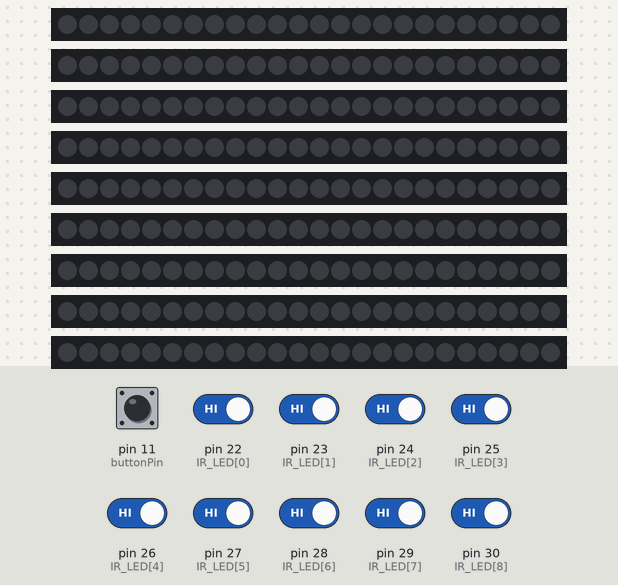
Bench run of a sketch on a simulated Arduino Mega 2560, built for the host (arithmetic inside an expression is 32-bit, double 64-bit). Parts: 9 × 24 RGB LEDs in strip order, left to right. Inputs (shaded band) come from the test bench; at power-on: pin 11 (buttonPin), pin 22 (IR_LED[0]), pin 23 (IR_LED[1]), pin 24 (IR_LED[2]), pin 25 (IR_LED[3]), pin 26 (IR_LED[4]), pin 27 (IR_LED[5]), pin 28 (IR_LED[6]), pin 29 (IR_LED[7]), pin 30 (IR_LED[8]) HIGH. Dim RGB values are drawn brighter than linear; what the sketch prints to the serial monitor is not drawn.

Above: at 1.4 s.
1.5 s: pin 11 (buttonPin) pulled LOW for 0.15 s
At 2.3 s:
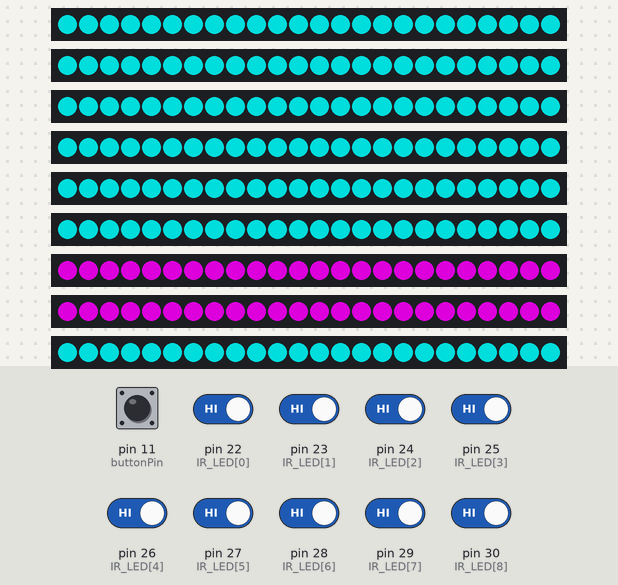
3.5 s: pin 25 (IR_LED[3]) driven LOW
At 4.25 s:
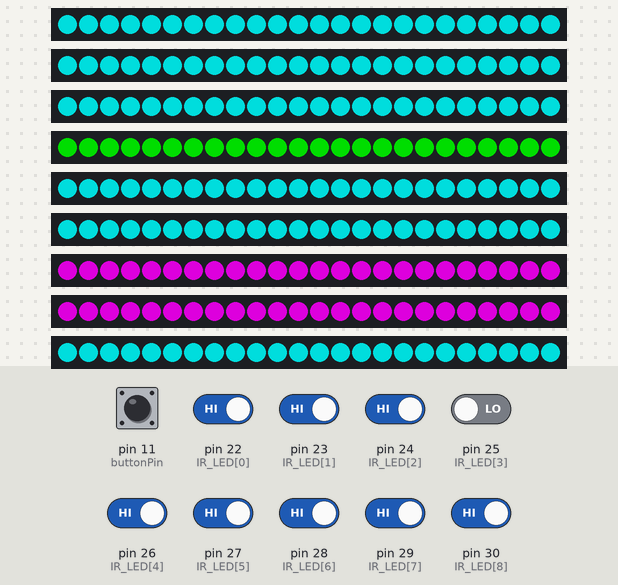
5.6 s: pin 26 (IR_LED[4]) driven LOW
At 6.66 s:
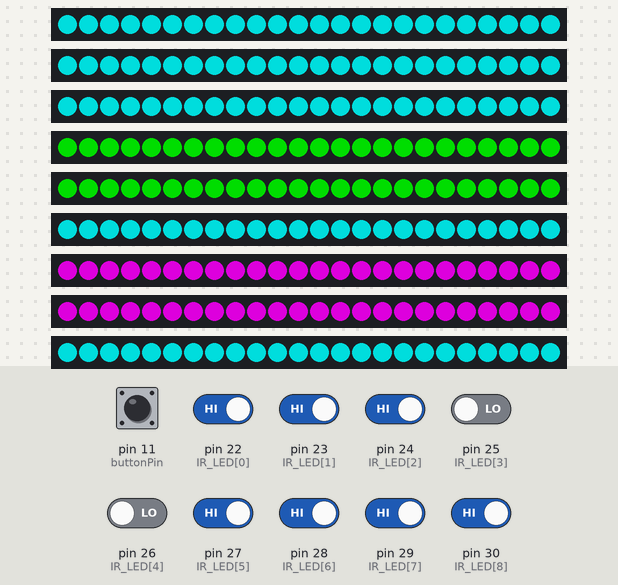
8.0 s: pin 22 (IR_LED[0]) driven LOW
At 9.07 s:
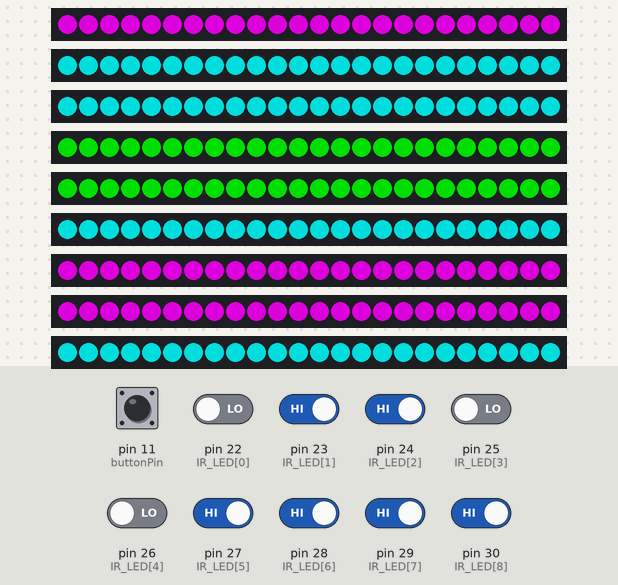
10.4 s: pin 23 (IR_LED[1]) driven LOW
At 11.48 s:
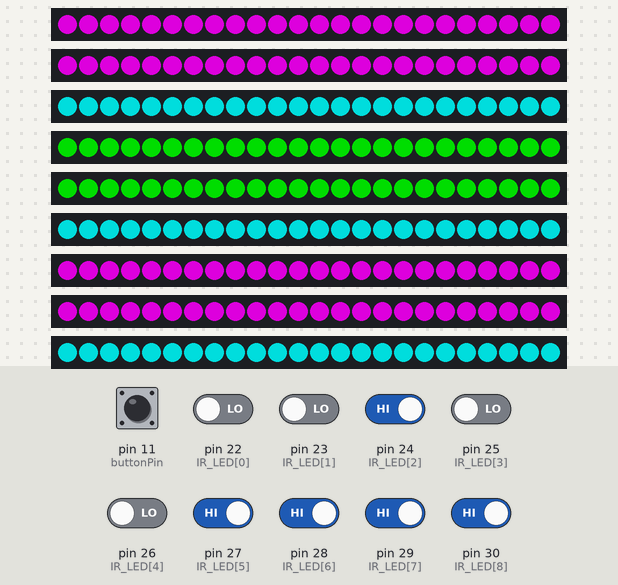
12.8 s: pin 28 (IR_LED[6]) driven LOW
At 15.4 s:
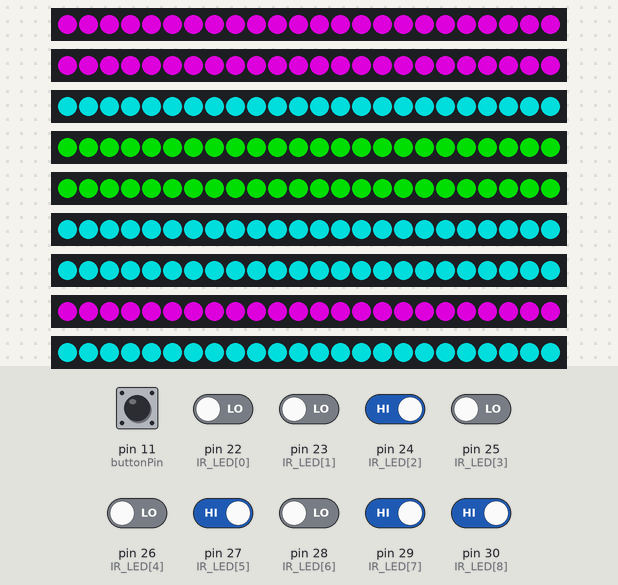

The sketch:

sp_200827_carnival_piggy_userJourney_v01_justin.ino
```cpp
#include <Adafruit_NeoPixel.h>
#include <Thread.h>
#include <ThreadController.h>

#ifdef __AVR__
 #include <avr/power.h>
#endif

ThreadController controll = ThreadController();
Thread* myThread = new Thread();
Thread hisThread = Thread();

#define SO_PIN 12
#define ST_PIN 11
#define SCK_PIN 13
#define CS_PIN 10  // change ?? 14

#if 1
#define PIN2 2
#define PIN3 3
#define PIN4 4
#define PIN5 5
#define PIN6 6
#define PIN7 7
#define PIN8 8
#define PIN9 9
#define PIN10 10
#endif

#define NUM_LED 24

int IR_LED[] = {22,23,24,25,26,27,28,29,30};
int IR_LED_CNT = 8;

#if 1
Adafruit_NeoPixel pixels1(NUM_LED, PIN2, NEO_GRB + NEO_KHZ800);   // score 2
Adafruit_NeoPixel pixels2(NUM_LED, PIN3, NEO_GRB + NEO_KHZ800);   // score 2
Adafruit_NeoPixel pixels3(NUM_LED, PIN4, NEO_GRB + NEO_KHZ800);   // score 1
Adafruit_NeoPixel pixels4(NUM_LED, PIN5, NEO_GRB + NEO_KHZ800);   // score 3
Adafruit_NeoPixel pixels5(NUM_LED, PIN6, NEO_GRB + NEO_KHZ800);   // score 2
Adafruit_NeoPixel pixels6(NUM_LED, PIN7, NEO_GRB + NEO_KHZ800);   // score 1
Adafruit_NeoPixel pixels7(NUM_LED, PIN8, NEO_GRB + NEO_KHZ800);   // score 1
Adafruit_NeoPixel pixels8(NUM_LED, PIN9, NEO_GRB + NEO_KHZ800);   // score 2
Adafruit_NeoPixel pixels9(NUM_LED, PIN10, NEO_GRB + NEO_KHZ800);  // score 2
#endif

#define Buffer   16

char Sensor_rcv1[Buffer];
char Sensor_rcv1_S[Buffer];

char Sensor_rcv2[Buffer];
char Sensor_rcv2_S[Buffer];

char Sensor_rcv3[Buffer];
char Sensor_rcv3_S[Buffer];
char Sensor_rcv3_SS[Buffer];

char Sensor_rcv4[Buffer];
char Sensor_rcv4_S[Buffer];
char Sensor_rcv4_SS[Buffer];

char Sensor_rcv5[Buffer];
char Sensor_rcv5_S[Buffer];

char Sensor_rcv6[Buffer];
char Sensor_rcv6_S[Buffer];

char Sensor_rcv7[Buffer];

char Sensor_rcv8[Buffer];

char Sensor_rcv9[Buffer];

/**/
const int buttonPin = 11;

int buttonState = 0;
int cnt = 0;

int state_m = 1;

int buttonState1 = 0;
int cnt_1 = 0;

/**/
int reset_pin = 12;

void setup() {
  // put your setup code here, to run once:
  Serial.begin(115200);
  pinMode(buttonPin, INPUT);

  digitalWrite(reset_pin, HIGH);
  delay(200);
  pinMode(reset_pin, OUTPUT);

  for(int Irpin = 0; Irpin<IR_LED_CNT; Irpin++){
       pinMode(IR_LED[Irpin],INPUT);
  }
  #if defined(__AVR_ATtiny85__) && (F_CPU == 16000000)
    clock_prescale_set(clock_div_1);
  #endif
  #if 1
  pixels1.begin();
  pixels2.begin();
  pixels3.begin();
  pixels4.begin();
  pixels5.begin();
  pixels6.begin();
  pixels7.begin();
  pixels8.begin();
  pixels9.begin();
  #endif
  #if 0
  hole1_led(0,150,150);       // 1단계
  hole2_led(0,150,150);
  hole3_led(0,150,150);
  hole4_led(0,150,150);
  hole5_led(0,150,150);
  hole6_led(0,150,150);
  hole7_led(150,0,150);
  hole8_led(150,0,150);
  hole9_led(0,150,150);
  #endif
  #if 1
  hole1_led(0,0,0);
  hole2_led(0,0,0);
  hole3_led(0,0,0);
  hole4_led(0,0,0);
  hole5_led(0,0,0);
  hole6_led(0,0,0);
  hole7_led(0,0,0);
  hole8_led(0,0,0);
  hole9_led(0,0,0);
  #endif
  myThread->onRun(hole_sensor);
  myThread->setInterval(1);

  //hisThread.onRun(hole_led);
  //hisThread.setInterval(2);

  controll.add(myThread);
  //controll.add(&hisThread);
}


int step_s0 = 1;      // Sensor 0  , Score 2
int step_s1 = 1;      // Sensor 1  , Score 2

int step_s2 = 1;      // Sensor 3  , Score 3
int step_s3 = 1;      // Sensor 4  , Score 3

int step_s4 = 1;
int step_s5 = 1;

int step_s6 = 1;
int step_s7 = 1;

int step_s8 = 1;
int step_s9 = 1;

int cnt1,cnt2,cnt3,cnt4,cnt5,cnt6,cnt7,cnt8,cnt9;

#if 1
void hole_sensor()
{
   /*Sensor1*/
   if(step_s0 == 1)
   {
      if(digitalRead(IR_LED[0]) == LOW){
        hole1_led(150,150,0);
        cnt1++;
        delay(200);
      }
      if(cnt1 == 1)
      {
        sprintf(Sensor_rcv1,"player;1;score;1",sizeof(Buffer));
        Serial.print(Sensor_rcv1);
        hole1_led(150,0,150);
        delay(200);
        cnt1 = 0;
        step_s0 = 2;
      }
   }
   if(step_s0 == 2)
   {
      if(digitalRead(IR_LED[0]) == LOW)
      {
        hole1_led(150,150,0);
        cnt1++;
        delay(200);
      }
      if(cnt1 == 1)
      {
        sprintf(Sensor_rcv1_S,"player;1;score;2",sizeof(Buffer));
        Serial.print(Sensor_rcv1_S);
        hole1_led(150,0,150);
        delay(300);
        cnt1 = 0;
      }
   }
   /**********/
   /*Sensor2*/
   if(step_s1 == 1)
   {
      if(digitalRead(IR_LED[1]) == LOW){
        hole2_led(150,150,0);
        cnt2++;
        delay(200);
      }
      if(cnt2 == 1)
      {
        sprintf(Sensor_rcv2,"player;1;score;1",sizeof(Buffer));
        Serial.print(Sensor_rcv2);
        hole2_led(150,0,150);
        delay(200);
        cnt2 = 0;
        step_s1 = 2;
      }
   }
   if(step_s1 == 2)
   {
      if(digitalRead(IR_LED[1]) == LOW)
      {
        hole2_led(150,150,0);
        cnt2++;
        delay(200);
      }
      if(cnt2 == 1)
      {
        sprintf(Sensor_rcv2_S,"player;1;score;2",sizeof(Buffer));
        Serial.print(Sensor_rcv2_S);
        hole2_led(150,0,150);
        delay(300);
        cnt2 = 0;
      }
   }
   /**********/
   /*Sensor3*/
   if(step_s2 == 1)
   {
      if(digitalRead(IR_LED[3]) == LOW){
        hole4_led(150,150,0);
        cnt3++;
        delay(200);
      }
      if(cnt3 == 1)
      {
        sprintf(Sensor_rcv3,"player;1;score;1",sizeof(Buffer));
        Serial.print(Sensor_rcv3);
        hole4_led(150,0,150);       //Red
        delay(200);
        cnt3 = 0;
        step_s2 = 2;
      }
   }
   if(step_s2 == 2)
   {
      if(digitalRead(IR_LED[3]) == LOW)
      {
        hole4_led(150,150,0);
        cnt3++;
        delay(200);
      }
      if(cnt3 == 1)
      {
        sprintf(Sensor_rcv3_S,"player;1;score;2",sizeof(Buffer));
        Serial.print(Sensor_rcv3_S);
        hole4_led(0,150,0);         //Red
        delay(300);
        cnt3 = 0;
        step_s2 = 3;
      }
   }
   if(step_s2 == 3)
   {
     if(digitalRead(IR_LED[3]) == LOW)
      {
        hole4_led(150,150,0);
        cnt3++;
        delay(200);
      }
      if(cnt3 == 1)
      {
        sprintf(Sensor_rcv3_SS,"player;1;score;3",sizeof(Buffer));
        Serial.print(Sensor_rcv3_SS);
        hole4_led(0,150,0);         //Red
        delay(300);
        cnt3 = 0;
      }
   }
   /**********/
   /*Sensor4*/
   if(step_s3 == 1)
   {
      if(digitalRead(IR_LED[4]) == LOW){
        hole5_led(150,150,0);
        cnt4++;
        delay(200);
      }
      if(cnt4 == 1)
      {
        sprintf(Sensor_rcv4,"player;1;score;1",sizeof(Buffer));
        Serial.print(Sensor_rcv4);
        hole5_led(150,0,150);
        delay(200);
        cnt4 = 0;
        step_s3 = 2;
      }
   }
   if(step_s3 == 2)
   {
      if(digitalRead(IR_LED[4]) == LOW)
      {
        hole5_led(150,150,0);
        cnt4++;
        delay(200);
      }
      if(cnt4 == 1)
      {
        sprintf(Sensor_rcv4_S,"player;1;score;2",sizeof(Buffer));
        Serial.print(Sensor_rcv4_S);
        hole5_led(0,150,0);
        delay(300);
        cnt4 = 0;
        step_s3 = 3;
      }
   }
   if(step_s3 == 3)
   {
      if(digitalRead(IR_LED[4]) == LOW)
      {
        hole5_led(150,150,0);
        cnt4++;
        delay(200);
      }
      if(cnt4 == 1)
      {
        sprintf(Sensor_rcv4_SS,"player;1;score;3",sizeof(Buffer));
        Serial.print(Sensor_rcv4_SS);
        hole5_led(0,150,0);
        delay(300);
        cnt4 = 0;
      }
   }
   /**********/

   /*Sensor6*/
   if(step_s4 == 1)
   {
      if(digitalRead(IR_LED[6]) == LOW){
        hole7_led(150,150,0);
        cnt5++;
        delay(200);
      }
      if(cnt5 == 1)
      {
        sprintf(Sensor_rcv5,"player;1;score;1",sizeof(Buffer));
        Serial.print(Sensor_rcv5);
        hole7_led(0,150,150);
        delay(200);
        cnt5 = 0;
        step_s4 = 2;
      }
   }
   if(step_s4 == 2)
   {
      if(digitalRead(IR_LED[6]) == LOW)
      {
        hole7_led(150,150,0);
        cnt5++;
        delay(200);
      }
      if(cnt5 == 1)
      {
        sprintf(Sensor_rcv5_S,"player;1;score;2",sizeof(Buffer));
        Serial.print(Sensor_rcv5_S);
        hole7_led(0,150,150);
        delay(300);
        cnt5 = 0;
      }
   }
   /**********/

   /*Sensor8*/
   if(step_s5 == 1)
   {
      if(digitalRead(IR_LED[8]) == LOW){
        hole9_led(150,150,0);
        cnt6++;
        delay(200);
      }
      if(cnt6 == 1)
      {
        sprintf(Sensor_rcv6,"player;1;score;1",sizeof(Buffer));
        Serial.print(Sensor_rcv6);
        hole9_led(150,0,150);
        delay(200);
        cnt6 = 0;
        step_s5 = 2;
      }
   }
   if(step_s5 == 2)
   {
      if(digitalRead(IR_LED[8]) == LOW)
      {
        hole9_led(150,150,0);
        cnt6++;
        delay(200);
      }
      if(cnt6 == 1)
      {
        sprintf(Sensor_rcv6_S,"player;1;score;2",sizeof(Buffer));
        Serial.print(Sensor_rcv6_S);
        hole9_led(150,0,150);
        delay(300);
        cnt6 = 0;
      }
   }
   /**********/

   /*Sensor9*/
   if(step_s6 == 1)
   {
      if(digitalRead(IR_LED[2]) == LOW){
        hole3_led(150,150,0);
        cnt7++;
        delay(200);
      }
      if(cnt7 == 1)
      {
        sprintf(Sensor_rcv7,"player;1;score;1",sizeof(Buffer));
        Serial.print(Sensor_rcv7);
        hole3_led(0,150,150);
        delay(200);
        cnt7 = 0;
      }
   }
   /**********/

   /*Sensor10*/
   if(step_s6 == 1)
   {
      if(digitalRead(IR_LED[2]) == LOW){
        hole3_led(150,150,0);
        cnt7++;
        delay(200);
      }
      if(cnt7 == 1)
      {
        sprintf(Sensor_rcv7,"player;1;score;1",sizeof(Buffer));
        Serial.print(Sensor_rcv7);
        hole3_led(0,150,150);
        delay(200);
        cnt7 = 0;
      }
   }
   /**********/

   /*Sensor10*/
   if(step_s7 == 1)
   {
      if(digitalRead(IR_LED[5]) == LOW){
        hole6_led(150,150,0);
        cnt8++;
        delay(200);
      }
      if(cnt8 == 1)
      {
        sprintf(Sensor_rcv8,"player;1;score;1",sizeof(Buffer));
        Serial.print(Sensor_rcv8);
        hole6_led(0,150,150);
        delay(200);
        cnt8 = 0;
      }
   }
   /**********/

   /*Sensor11*/
   if(step_s8 == 1)
   {
      if(digitalRead(IR_LED[5]) == LOW){
        hole6_led(150,150,0);
        cnt8++;
        delay(200);
      }
      if(cnt8 == 1)
      {
        sprintf(Sensor_rcv8,"player;1;score;1",sizeof(Buffer));
        Serial.print(Sensor_rcv8);
        hole6_led(0,150,150);
        delay(200);
        cnt8 = 0;
      }
   }
   /**********/

   /*Sensor12*/
   if(step_s9 == 1)
   {
      if(digitalRead(IR_LED[7]) == LOW){
        hole8_led(150,150,0);
        cnt9++;
        delay(200);
      }
      if(cnt9 == 1)
      {
        sprintf(Sensor_rcv9,"player;1;score;1",sizeof(Buffer));
        Serial.print(Sensor_rcv9);
        hole8_led(150,0,150);
        delay(200);
        cnt9 = 0;
      }
   }
   /**********/
}
#endif

#if 0
void hole_led(int hole_vis,int logic)
{
  if(hole_vis == 1)
  {
      hole1_led(0,139,139);
      delay(200);
      if(logic == 1) hole1_led(150,150,150);
      if(logic == 0) hole1_led(0,0,0);
      delay(200);
      hole1_led(0,139,139);
      delay(200);
      if(logic == 1) hole1_led(150,150,150);
      if(logic == 0) hole1_led(0,0,0);
  }
  if(hole_vis == 2)
  {
      hole2_led(0,139,139);
      delay(200);
      if(logic == 1) hole2_led(150,150,150);
      if(logic == 0) hole2_led(0,0,0);
      delay(200);
      hole2_led(0,139,139);
      delay(200);
      if(logic == 1) hole2_led(150,150,150);
      if(logic == 0) hole2_led(0,0,0);
  }
  if(hole_vis == 3)
  {
      hole3_led(150,0,150);
      delay(200);
      if(logic == 1) hole3_led(150,150,150);
      if(logic == 0) hole3_led(0,0,0);
      delay(200);
      hole3_led(150,0,150);
      delay(200);
      if(logic == 1) hole3_led(150,150,150);
      if(logic == 0) hole3_led(0,0,0);
  }
  if(hole_vis == 4)
  {
      hole4_led(0,10,255);
      delay(200);
      if(logic == 1) hole4_led(150,150,150);
      if(logic == 0) hole4_led(0,0,0);
      delay(200);
      hole4_led(0,10,255);
      delay(200);
      if(logic == 1) hole4_led(150,150,150);
      if(logic == 0) hole4_led(0,0,0);
  }
  if(hole_vis == 5)
  {
      hole5_led(0,139,139);
      delay(200);
      if(logic == 1) hole5_led(150,150,150);
      if(logic == 0) hole5_led(0,0,0);
      delay(200);
      hole5_led(0,139,139);
      delay(200);
      if(logic == 1) hole5_led(150,150,150);
      if(logic == 0) hole5_led(0,0,0);
  }
  if(hole_vis == 6)
  {
      hole6_led(150,0,150);
      delay(200);
      if(logic == 1) hole6_led(150,150,150);
      if(logic == 0) hole6_led(0,0,0);
      delay(200);
      hole6_led(150,0,150);
      delay(200);
      if(logic == 1) hole6_led(150,150,150);
      if(logic == 0) hole6_led(0,0,0);
  }
  if(hole_vis == 7)
  {
      hole7_led(0,139,139);
      delay(200);
      if(logic == 1) hole7_led(150,150,150);
      if(logic == 0) hole7_led(0,0,0);
      delay(200);
      hole7_led(0,139,139);
      delay(200);
      if(logic == 1) hole7_led(150,150,150);
      if(logic == 0) hole7_led(0,0,0);
  }
  if(hole_vis == 8)
  {
      hole8_led(0,150,150);
      delay(200);
      if(logic == 1) hole8_led(150,150,150);
      if(logic == 0) hole8_led(0,0,0);
      delay(200);
      hole8_led(0,150,150);
      delay(200);
      if(logic == 1) hole8_led(150,150,150);
      if(logic == 0) hole8_led(0,0,0);
  }
  if(hole_vis == 9)
  {
      hole9_led(0,139,139);
      delay(200);
      if(logic == 1) hole9_led(150,150,150);
      if(logic == 0) hole9_led(0,0,0);
      delay(200);
      hole9_led(0,139,139);
      delay(200);
      if(logic == 1) hole9_led(150,150,150);
      if(logic == 0) hole9_led(0,0,0);
   }
}
#endif

void hole1_led(int r, int g , int b)
{
  for(int i=0; i<NUM_LED; i++)
  {
      pixels1.setPixelColor(i, pixels1.Color(r, g, b));    // violet     0 , 255, 51
  }
  pixels1.show();
}

void hole2_led(int r, int g , int b)
{
  for(int i=0; i<NUM_LED; i++)
  {
      pixels2.setPixelColor(i, pixels2.Color(r, g, b));    // violet
  }
  pixels2.show();
}

void hole3_led(int r, int g , int b)
{
  for(int i=0; i<NUM_LED; i++)
  {
      pixels3.setPixelColor(i, pixels3.Color(r, g, b));    // violet
  }
  pixels3.show();
}

void hole4_led(int r, int g , int b)
{
  for(int i=0; i<NUM_LED; i++)
  {
      pixels4.setPixelColor(i, pixels4.Color(r, g, b));    // violet
  }
  pixels4.show();
}

void hole5_led(int r, int g , int b)
{
  for(int i=0; i<NUM_LED; i++)
  {
      pixels5.setPixelColor(i, pixels5.Color(r, g, b));    // violet
  }
  pixels5.show();
}

void hole6_led(int r, int g , int b)
{
  for(int i=0; i<NUM_LED; i++)
  {
      pixels6.setPixelColor(i, pixels6.Color(r, g, b));    // violet
  }
  pixels6.show();
}

void hole7_led(int r, int g , int b)
{
  for(int i=0; i<NUM_LED; i++)
  {
      pixels7.setPixelColor(i, pixels7.Color(r, g, b));    // violet
  }
  pixels7.show();
}

void hole8_led(int r, int g , int b)
{
  for(int i=0; i<NUM_LED; i++)
  {
      pixels8.setPixelColor(i, pixels8.Color(r, g, b));    // violet
  }
  pixels8.show();
}

void hole9_led(int r, int g , int b)
{
  for(int i=0; i<NUM_LED; i++)
  {
      pixels9.setPixelColor(i, pixels9.Color(r, g, b));    // violet
  }
  pixels9.show();
}


void loop() {
  // put your main code here, to run repeatedly:
  if(state_m == 1)
  {
    cnt_1 = 0;
    buttonState = digitalRead(buttonPin);
    if (buttonState == LOW)
    {
      cnt++;
      delay(500);
    }
    if(cnt == 1)
    {
      hole1_led(0,150,150);       // 1단계
      hole2_led(0,150,150);
      hole3_led(0,150,150);
      hole4_led(0,150,150);
      hole5_led(0,150,150);
      hole6_led(0,150,150);
      hole7_led(150,0,150);
      hole8_led(150,0,150);
      hole9_led(0,150,150);
      cnt = 0;
      state_m = 2;
   }
  }
  if(state_m == 2)
  {
    buttonState1 = digitalRead(buttonPin);
    if(buttonState1 == LOW)
    {
      cnt_1++;
      delay(500);
    }
    if(cnt_1 == 1)
    {
      state_m = 1;
      digitalWrite(reset_pin, LOW);
    }
    controll.run();
  }
}
```

Measured:
- after the input at 1.5 s, the LEDs: change after 0.51 s (image 1)
- after the input at 3.5 s, the LEDs: first change at once (image 2 shows a later state)
- after the input at 5.6 s, the LEDs: first differ from a run without the input after 0.31 s (image 3 shows a later state)
- after the input at 8.0 s, the LEDs: first differ from a run without the input after 0.32 s (image 4 shows a later state)
- after the input at 10.4 s, the LEDs: first differ from a run without the input after 0.33 s (image 5 shows a later state)
- after the input at 12.8 s, the LEDs: first differ from a run without the input after 1.8 s (image 6 shows a later state)
